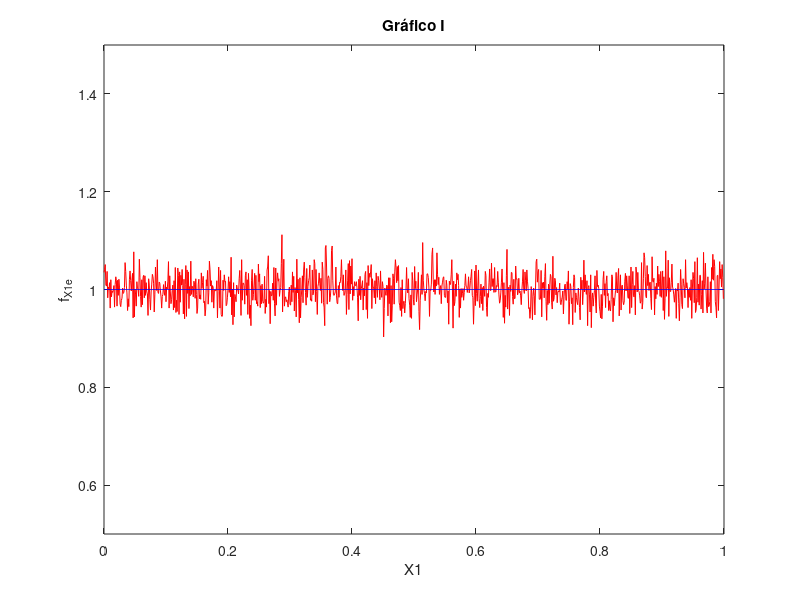
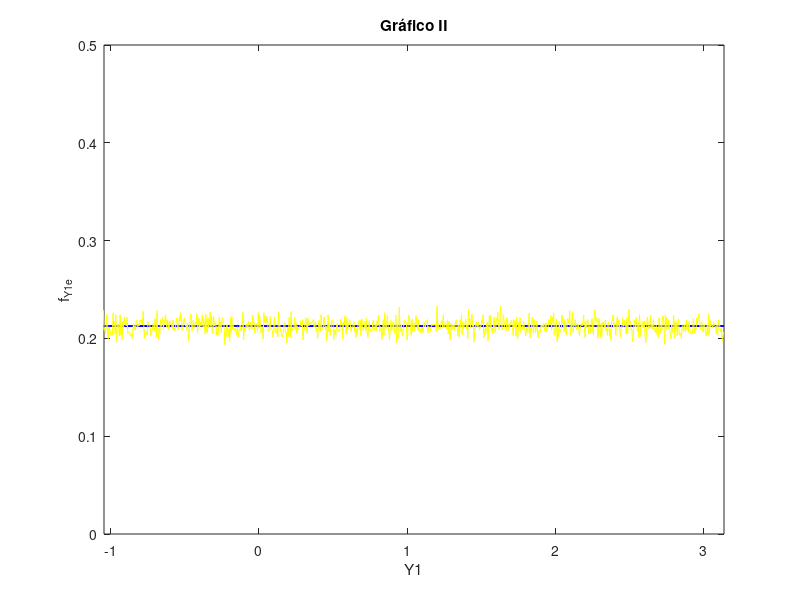
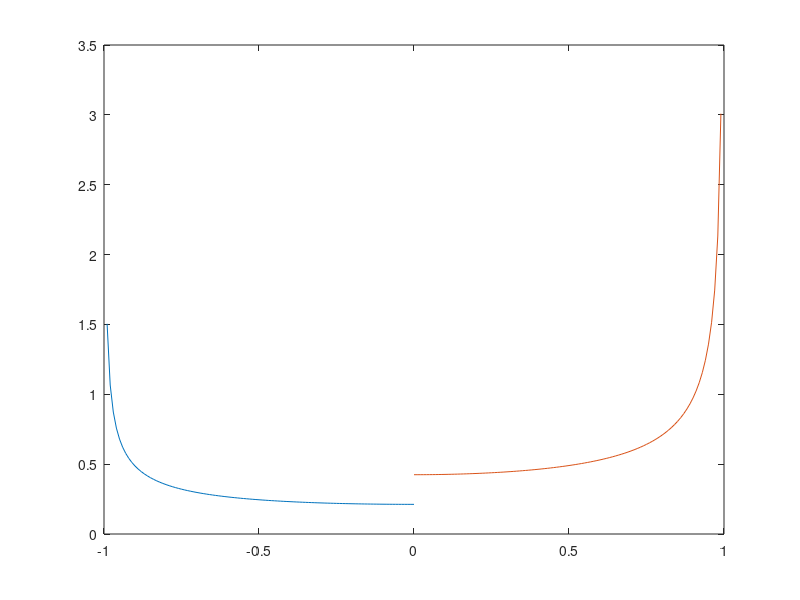

These charts were generated, in order, by the following MATLAB code: (Note: this script raises an error after producing the figures.)
%%
close all;
clear;
clc;
n = 1000000;
X1 = rand(n,1);
X1_max = max(X1);
X1_min = min(X1);
nbins = 1000;
dX1 = (X1_max - X1_min)/nbins;
h = hist(X1, nbins);
fX1e = h/(dX1*length(X1));
x1 = X1_min:dX1:X1_max - X1_min;

% Graficar la densidad experimental
figure;
plot(x1,fX1e, '-r');
xlabel('X1');
ylabel('f_{X1e}');
title('Gráfico I');
axis([0 1 0.5 1.5]); % Ajustar los límites del eje x y del eje y
hold on;
fx1 = 1;
plot(x1,fx1*ones(size(x1)), '-b');

Y1 = X1*pi*3/2 - pi/2;
fy1 = 2/(3*pi);


figure;
plot(Y1, fy1*ones(size(Y1)), '-b');
hold on;
xlabel('Y1');
ylabel('f_{Y1e}');
title('Gráfico II');
axis([-pi/3 pi 0 0.5]); % Ajustar los límites del eje x y del eje y
Y1_e = -pi/2 + (pi + pi/2) * rand(n, 1);
Y1_max = max(Y1_e);
Y1_min = min(Y1_e);
dY1 = (Y1_max - Y1_min)/nbins;
h_y = hist(Y1_e, nbins);
fY1e = h_y/(dY1*length(Y1_e));
y1 = linspace(Y1_min, Y1_max, nbins);
plot(y1,fY1e, '-y');


esperanza_X1= mean(X1)
esperanza_Y1 = mean(Y1)
varianza_X1= var(X1)
varianza_Y1= var(Y1)

% f)

figure;
xlabel('Y2');
ylabel('f_{Y2}');
title('Gráfico III');
X2 = Y1;
Y2 = sin(X2);
X2_e = Y1_e;
Y2_e = sin(X2_e);
Y2_max = max(Y2);
Y2_min = min(Y2);
dY2 = (Y2_max - Y2_min)/nbins;
h_y2 = hist(Y2, nbins);
fY2e = h_y/(dY2*length(Y2_e));
y2a = -0.99:0.01:0;
y2b = 0:0.01:0.99;
fy2a = 2./(pi*3*sqrt(1-y2a.^2));
fy2b = 4./(pi*3*sqrt(1-y2b.^2));
plot(y2a, fy2a);
hold on;
plot(y2b, fy2b);
hold on;
plot(Y2_e, fY2e);

axis([-1.5 1.5 -1 1]); % Ajustar los límites del eje x y del eje y
%plot(Y2, (2/(pi*3))/((1-Y2.*Y2).^(1/2)))








